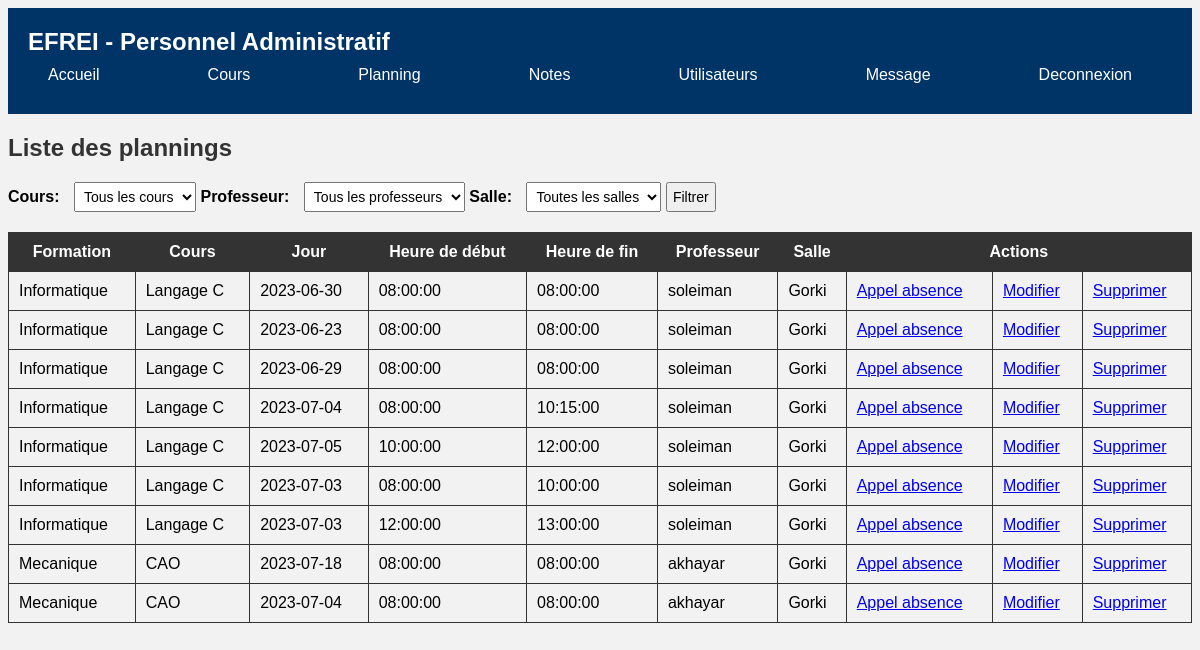
Screenshot of /PHP/Personnel/plannings/list_planning.php with the database file from the repository.
### tables this page shows
CREATE TABLE `plannings` (
  `ID` int(11) NOT NULL,
  `jour` date DEFAULT NULL,
  `heure_debut` time DEFAULT NULL,
  `heure_fin` time DEFAULT NULL,
  `id_cours` int(11) DEFAULT NULL,
  `id_professeur` int(11) DEFAULT NULL,
  `id_salle` int(11) DEFAULT NULL
);

CREATE TABLE `cours` (
  `ID` int(11) NOT NULL,
  `nom_cours` varchar(255) NOT NULL,
  `nom_formation` varchar(255) DEFAULT NULL,
  `duree` int(11) DEFAULT NULL,
  `nom_prof` varchar(50) NOT NULL
);

CREATE TABLE `user` (
  `ID` int(10) NOT NULL,
  `nom` varchar(50) NOT NULL,
  `prenom` varchar(50) NOT NULL,
  `email` varchar(50) NOT NULL,
  `password` varchar(50) NOT NULL,
  `role` varchar(20) NOT NULL,
  `statut` varchar(20) NOT NULL,
  `formation` varchar(50) NOT NULL
);

CREATE TABLE `salles` (
  `ID` int(11) NOT NULL,
  `nom` varchar(255) NOT NULL,
  `capacite` int(11) DEFAULT NULL
);

### PHP/Personnel/plannings/list_planning.php (the view, shortened to what this page needs)
<?php
include('../../dbConn.php');
$whereClause = '';
$query = "SELECT plannings.ID, plannings.jour, plannings.heure_debut, plannings.heure_fin, cours.nom_formation, cours.nom_cours, user.nom AS nom_professeur, salles.nom AS nom_salle
          FROM plannings
          INNER JOIN cours ON plannings.id_cours = cours.ID
          INNER JOIN user ON plannings.id_professeur = user.ID
          INNER JOIN salles ON plannings.id_salle = salles.ID
          $whereClause";
$result = mysqli_query($connection, $query);
?>
<!DOCTYPE html>
<html>
<head>
    <link rel="stylesheet" href="../../Administrateur/plannings/list_planning.css">
</head>
<body>
<header>
        <h1>EFREI - Personnel Administratif</h1>
        <nav>
            <ul>
            <li><a href="../../Personnel/Home_Personnel.php">Accueil</a></li>
                <li><a href="../../Personnel/cours/list_formation.php">Cours</a></li>
                <li><a href="../../Personnel/plannings/list_formation.php">Planning</a></li>
                <li><a href="../../Personnel/notes/list_formation.php">Notes</a></li>
                <li><a href="../../Personnel/user/list_register.php">Utilisateurs</a></li>
                <li><a href="../../Message.php">Message</a></li>
                <li><a href="../../logout.php">Deconnexion</a></li>
            </ul>
        </nav>
    </header>
<h2>Liste des plannings</h2>
<form action="" method="get">
    <label for="ddlCours">Cours:</label>
    <select name="ddlCours">
        <option value="0">Tous les cours</option>
    </select>
    <label for="ddlProfesseurs">Professeur:</label>
    <select name="ddlProfesseurs">
        <option value="0">Tous les professeurs</option>
    </select>
    <label for="ddlSalles">Salle:</label>
    <select name="ddlSalles">
        <option value="0">Toutes les salles</option>
    </select>
    <input type="submit" name="btnFilter" value="Filtrer">
</form>
<table>
    <tr>
    <th>Formation</th>
        <th>Cours</th>
        <th>Jour</th>
        <th>Heure de début</th>
        <th>Heure de fin</th>
        <th>Professeur</th>
        <th>Salle</th>
        <th colspan="3">Actions</th>
    </tr>
    <?php while ($row = mysqli_fetch_assoc($result) ) : ?>
        <tr>
            <td><?php echo $row['nom_formation']; ?></td>
            <td><?php echo $row['nom_cours']; ?></td>
            <td><?php echo $row['jour']; ?></td>
            <td><?php echo $row['heure_debut']; ?></td>
            <td><?php echo $row['heure_fin']; ?></td>
            <td><?php echo $row['nom_professeur']; ?></td>
            <td><?php echo $row['nom_salle']; ?></td>
            <td><a href="../absences/appel_absence.php?ID=<?php echo $row['ID']; ?>">Appel absence</a></td>
            <td><a href="edit_planning.php?ID=<?php echo $row['ID']; ?>">Modifier</a></td>
            <td><a href="delete_planning.php?ID=<?php echo $row['ID']; ?>">Supprimer</a></td>
        </tr>
    <?php endwhile; ?>
</table>
</body>
</html>

### PHP/Administrateur/plannings/list_planning.css (style rules this page uses)
body { font-family: Arial, sans-serif; background-color: #f2f2f2; }
header { background-color: #003366; padding: 20px; color: #fff; }
h1 { margin: 0; font-size: 24px; }
h2 { color: #333; }
table { width: 100%; border-collapse: collapse; margin-top: 20px; }
table th, table td { border: 1px solid #333; padding: 10px; }
table th { background-color: #333; color: #fff; }
form { margin-top: 20px; }
form label { font-weight: bold; margin-right: 10px; }
form select, form input[type="submit"] { padding: 5px; font-size: 14px; }
nav { background-color: #003366; color: #fff; padding: 10px; }
nav ul { list-style-type: none; margin: 0; padding: 0; display: flex; justify-content: space-between; align-items: center; }
nav ul li { margin-right: 20px; }
nav ul li a { color: #fff; text-decoration: none; padding: 10px; border-radius: 5px; transition: background-color 0.3s ease; }

### PHP/Personnel/plannings/list_planning.php (style rules this page uses)
table { border-collapse: collapse; }
table, th, td { border: 1px solid black; padding: 5px; }

### rows the page displays
plannings: id_cours.nom_formation "Informatique", id_cours.nom_cours "Langage C", jour "2023-06-30", heure_debut "08:00:00", heure_fin "08:00:00", id_professeur.nom "soleiman", id_salle.nom "Gorki"
plannings: id_cours.nom_formation "Informatique", id_cours.nom_cours "Langage C", jour "2023-06-23", heure_debut "08:00:00", heure_fin "08:00:00", id_professeur.nom "soleiman", id_salle.nom "Gorki"
plannings: id_cours.nom_formation "Informatique", id_cours.nom_cours "Langage C", jour "2023-06-29", heure_debut "08:00:00", heure_fin "08:00:00", id_professeur.nom "soleiman", id_salle.nom "Gorki"
plannings: id_cours.nom_formation "Informatique", id_cours.nom_cours "Langage C", jour "2023-07-04", heure_debut "08:00:00", heure_fin "10:15:00", id_professeur.nom "soleiman", id_salle.nom "Gorki"
plannings: id_cours.nom_formation "Informatique", id_cours.nom_cours "Langage C", jour "2023-07-05", heure_debut "10:00:00", heure_fin "12:00:00", id_professeur.nom "soleiman", id_salle.nom "Gorki"
plannings: id_cours.nom_formation "Informatique", id_cours.nom_cours "Langage C", jour "2023-07-03", heure_debut "08:00:00", heure_fin "10:00:00", id_professeur.nom "soleiman", id_salle.nom "Gorki"
plannings: id_cours.nom_formation "Informatique", id_cours.nom_cours "Langage C", jour "2023-07-03", heure_debut "12:00:00", heure_fin "13:00:00", id_professeur.nom "soleiman", id_salle.nom "Gorki"
plannings: id_cours.nom_formation "Mecanique", id_cours.nom_cours "CAO", jour "2023-07-18", heure_debut "08:00:00", heure_fin "08:00:00", id_professeur.nom "akhayar", id_salle.nom "Gorki"
plannings: id_cours.nom_formation "Mecanique", id_cours.nom_cours "CAO", jour "2023-07-04", heure_debut "08:00:00", heure_fin "08:00:00", id_professeur.nom "akhayar", id_salle.nom "Gorki"
